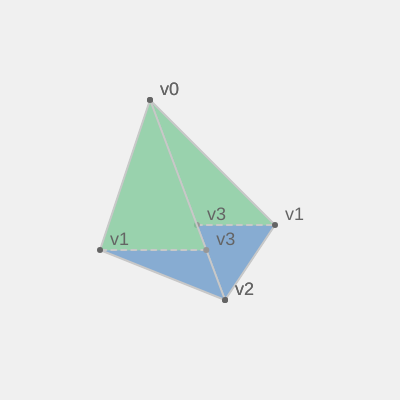
Frame 1 (no input)
Frame 60 (no input): identical to frame 1, image omitted
Frame 120 (the mouse pressed at the canvas centre since frame 60): identical to frame 1, image omitted

The p5.js sketch that drew this single still picture (run headless with seeded random() and noise() and a simulated clock; from frame 60 on, the mouse is pressed at the canvas centre):

// p5.js sketch
// ── sketch.js
let v0, v1, v2, v3;
let maxTop, maxBottom, textOffset;

// Based on: http://www.sunshine2k.de/coding/java/TriangleRasterization/TriangleRasterization.html
function rasterizeTopFlatTriangle(v0, v1, v2)
{
    if (v0.y >= v1.y)
        return;
        
    let sliderAbsolute = (maxTop.value() / 100) * (v1.y - v0.y);
    let maxIterations = v0.y + sliderAbsolute;

    let invslope1 = (v1.x - v0.x) / (v1.y - v0.y);
    let invslope2 = (v2.x - v0.x) / (v2.y - v0.y);

    let curx1 = v0.x;
    let curx2 = v0.x;
  
    for (let scanlineY = v0.y; scanlineY <= min(v1.y, maxIterations); scanlineY++)
    {
        line(curx1, scanlineY, curx2, scanlineY);
      
        curx1 += invslope1;
        curx2 += invslope2;
    }
}

function rasterizeBottomFlatTriangle(v0, v1, v2)
{ 
    if (v0.y < v1.y)
        return;
    
    let sliderAbsolute = (maxBottom.value() / 100) * (v0.y - v1.y);
    let maxIterations = v0.y - v1.y - sliderAbsolute;

    let invslope1 = (v0.x - v1.x) / (v0.y - v1.y);
    let invslope2 = (v0.x - v2.x) / (v0.y - v2.y);

    let curx1 = v0.x;
    let curx2 = v0.x;
  
    for (let scanlineY = v0.y; scanlineY > v1.y + maxIterations; scanlineY--)
    {
        line(curx1, scanlineY, curx2, scanlineY);
      
        curx1 -= invslope1;
        curx2 -= invslope2;
    }
}

function rasterizeTriangle(v0, v1, v2) {
  let v3 = createVector(v0.x + ((v1.y - v0.y) / (v2.y - v0.y)) * (v2.x - v0.x), v1.y);
  
  strokeWeight(1);
  stroke(125, 200, 150);
  rasterizeTopFlatTriangle(v0, v1, v3);
  
  strokeWeight(1);
  stroke(100, 150, 200);
  rasterizeBottomFlatTriangle(v2, v1, v3);
  
  strokeWeight(2);
  stroke(200);
  line(v0.x, v0.y, v1.x, v1.y);
  line(v1.x, v1.y, v2.x, v2.y);
  line(v2.x, v2.y, v0.x, v0.y);
  drawingContext.setLineDash([5, 5]);
  line(v3.x, v3.y, v1.x, v1.y);
  drawingContext.setLineDash([]);
  
  strokeWeight(6);
  stroke(100);
  point(v0);
  point(v1);
  point(v2);
  stroke(150);
  point(v3);
  
  noStroke();
  fill(100);
  text('v0', v0.x + textOffset.x, v0.y + textOffset.y);
  
  noStroke();
  fill(100);
  text('v1', v1.x + textOffset.x, v1.y + textOffset.y);
  
  noStroke();
  fill(100);
  text('v2', v2.x + textOffset.x, v2.y + textOffset.y);
  
  noStroke();
  fill(100);
  text('v3', v3.x + textOffset.x, v3.y + textOffset.y);
}

function setup() {
  createCanvas(400, 400);
  textSize(18);
  
  v0 = createVector(150, 100);
  v1 = createVector(275, 225);
  v2 = createVector(225, 300);
  v3 = createVector(100, 250);
  
  maxTop = createSlider(0, 100, 100);
  maxBottom = createSlider(0, 100, 100);
  
  textOffset = createVector(10, -5);
}

function draw() {
  background(240);
  
  rasterizeTriangle(v0, v1, v2);
  rasterizeTriangle(v0, v3, v2);
}
